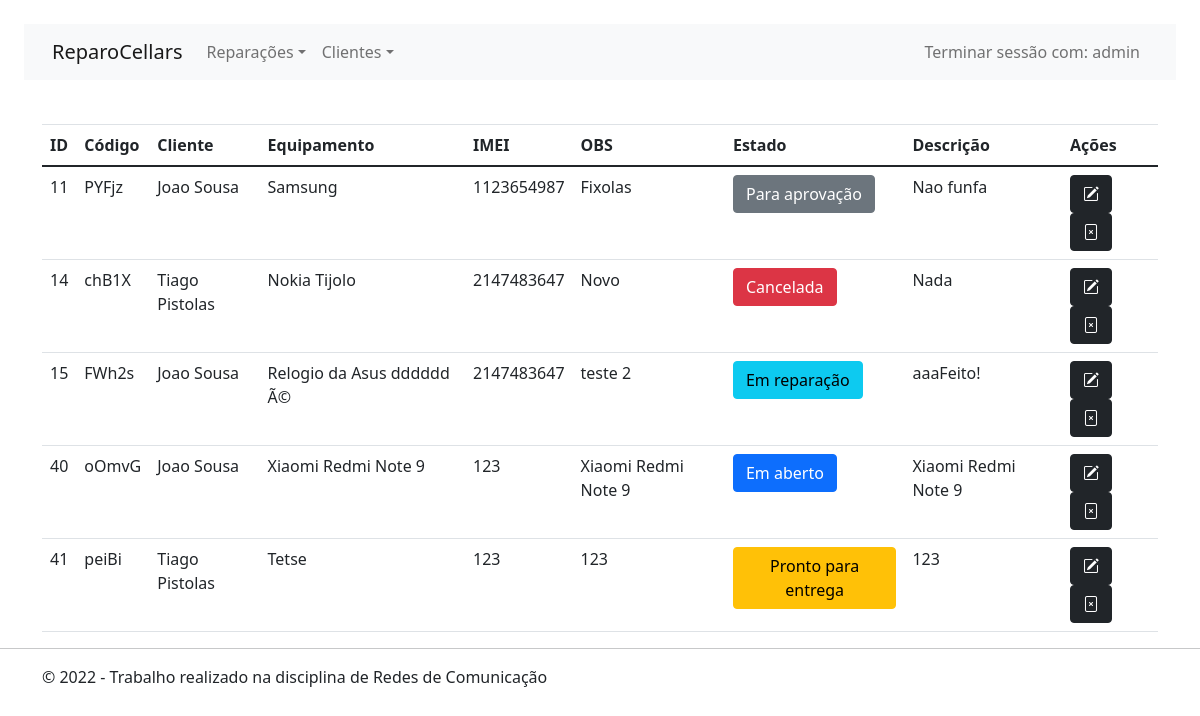
Screenshot of /admin/home.php (signed in) with the database file from the repository.
### tables this page shows
CREATE TABLE `Reparacoes` (
  `idReparacao` int(11) NOT NULL,
  `CodigoReparacao` varchar(255) NOT NULL,
  `idCliente` int(11) NOT NULL,
  `Equipamento` varchar(255) NOT NULL,
  `IMEI` int(15) NOT NULL,
  `Obs` varchar(255) NOT NULL,
  `EstadoReparacao` int(11) NOT NULL,
  `DescricaoEstado` varchar(255) NOT NULL
);

CREATE TABLE `clientes` (
  `idCliente` int(11) NOT NULL,
  `nome` varchar(255) NOT NULL,
  `morada` varchar(255) NOT NULL,
  `telemovel` int(11) NOT NULL,
  `email` varchar(255) NOT NULL,
  `obs` varchar(40) NOT NULL
);

### admin/home.php (the view, shortened to what this page needs)
<?php
include_once("includes/header.inc.php");
?>
<link rel="stylesheet" href="https://cdn.jsdelivr.net/npm/bootstrap@5.0.2/dist/css/bootstrap.min.css"/>
<link rel="stylesheet" href="https://cdn.jsdelivr.net/npm/bootstrap-icons@1.5.0/font/bootstrap-icons.css"/>
<div class="container">
  <div class="info"></div>
  <table class="table">
    <thead>
      <tr>
      <th scope="col">ID</th>
        <th scope="col">Código</th>
        <th scope="col">Cliente</th>
        <th scope="col">Equipamento</th>
        <th scope="col">IMEI</th>
        <th scope="col">OBS</th>
        <th scope="col">Estado</th>
        <th scope="col">Descrição</th>
        <th scope="col">Ações</th>
      </tr>
    </thead>
    <tbody>
      <?php
      include_once("includes/db.php");
      $query = "SELECT sr.*,str.nome FROM Reparacoes sr, clientes str WHERE str.idCliente = sr.idCliente";
      $result = mysqli_query($conexao, $query);
      while ($row = mysqli_fetch_assoc($result))
      {
      ?>
      <tr>
        <td scope="row"><?=$row["idReparacao"];?></td>
        <td scope="row"><?=$row["CodigoReparacao"];?></td>
        <td scope="row"><?=$row["nome"];?></td>
        <td scope="row"><?=$row["Equipamento"];?></td>
        <td scope="row"><?=$row["IMEI"];?></td>
        <td scope="row"><?=$row["Obs"];?></td>
        <td scope="row">
        <?php if($row["EstadoReparacao"]== 1) echo "<button type='button' class='btn btn-primary'>Em aberto</button>";?>
        <?php if($row["EstadoReparacao"]== 2) echo "<button type='button' class='btn btn-secondary'>Para aprovação</button>";?>
        <?php if($row["EstadoReparacao"]== 3) echo "<button type='button' class='btn btn-info'>Em reparação</button>";?>
        <?php if($row["EstadoReparacao"]== 4) echo "<button type='button' class='btn btn-warning'>Pronto para entrega</button>";?>
        <?php if($row["EstadoReparacao"]== 6) echo "<button type='button' class='btn btn-danger'>Cancelada</button>";?></td>
        <td scope="row"><?=$row["DescricaoEstado"];?></td>
        <td scope="row">
          <a href="reparacoes_edit.php?idReparacao=<?=$row["idReparacao"]?>" class="btn btn-dark"><i class="bi bi-pencil-square"></i></a>
          <a href="reparacoes_remover.php?idReparacao=<?=$row["idReparacao"]?>" class="btn btn-dark" onClick="javascript:return confirm('Deseja remover o registo?');"><i class="bi bi-file-x"></i></a>
        </td>
      </tr>
      <?php
      }
      ?>
    </tbody>
  </table>
</div>
<?php
include_once("includes/footer.inc.php");
?>

### admin/includes/header.inc.php (shortened to what this page needs)
<!DOCTYPE html>
<html lang="pt">
<head>
<link rel="stylesheet" href="https://stackpath.bootstrapcdn.com/bootstrap/4.3.1/css/bootstrap.css">
<link rel="stylesheet" href="https://cdn.jsdelivr.net/npm/bootstrap@4.6.1/dist/css/bootstrap.min.css">
</head>
<body>
<div class="m-4">
    <nav class="navbar navbar-expand-sm navbar-light bg-light">
        <div class="container-fluid">
            <a href="#" class="navbar-brand">ReparoCellars</a>
            <div id="navbarCollapse" class="collapse navbar-collapse">
                <ul class="nav navbar-nav">
                    <li class="nav-item dropdown">
                        <a href="#" class="nav-link dropdown-toggle" data-bs-toggle="dropdown">Reparações</a>
                    </li>
                    <li class="nav-item dropdown">
                        <a href="#" class="nav-link dropdown-toggle" data-bs-toggle="dropdown">Clientes</a>
                    </li>
                </ul>
                <ul class="nav navbar-nav ms-auto">
                    <li class="nav-item">
                        <a href="/admin/logout.php" class="nav-link">Terminar sessão com: <?php echo $_SESSION["username"]; ?></a>
                    </li>
                </ul>
            </div>
        </div>
    </nav>
</div>
</body>
</html>

### admin/includes/footer.inc.php
<div class="footer">
    <hr>
    <div class="container">
        <p>&copy; 2022 - Trabalho realizado na disciplina de Redes de Comunicação</p>
    </div>
</div>
</body>
</html>

### admin/includes/header.inc.php (style rules this page uses)
.info { height: 20px; }

### rows the page displays
reparacoes: idReparacao "11", CodigoReparacao "PYFjz", idCliente.nome "Joao Sousa", Equipamento "Samsung", IMEI "1123654987", Obs "Fixolas", EstadoReparacao "Para aprovação", DescricaoEstado "Nao funfa"
reparacoes: idReparacao "14", CodigoReparacao "chB1X", idCliente.nome "Tiago Pistolas", Equipamento "Nokia Tijolo", IMEI "2147483647", Obs "Novo", EstadoReparacao "Cancelada", DescricaoEstado "Nada"
reparacoes: idReparacao "15", CodigoReparacao "FWh2s", idCliente.nome "Joao Sousa", Equipamento "Relogio da Asus dddddd Ã©", IMEI "2147483647", Obs "teste 2", EstadoReparacao "Em reparação", DescricaoEstado "aaaFeito!"
reparacoes: idReparacao "40", CodigoReparacao "oOmvG", idCliente.nome "Joao Sousa", Equipamento "Xiaomi Redmi Note 9", IMEI "123", Obs "Xiaomi Redmi Note 9", EstadoReparacao "Em aberto", DescricaoEstado "Xiaomi Redmi Note 9"
reparacoes: idReparacao "41", CodigoReparacao "peiBi", idCliente.nome "Tiago Pistolas", Equipamento "Tetse", IMEI "123", Obs "123", EstadoReparacao "Pronto para entrega", DescricaoEstado "123"

### other values shown
$_SESSION["username"] "admin"
